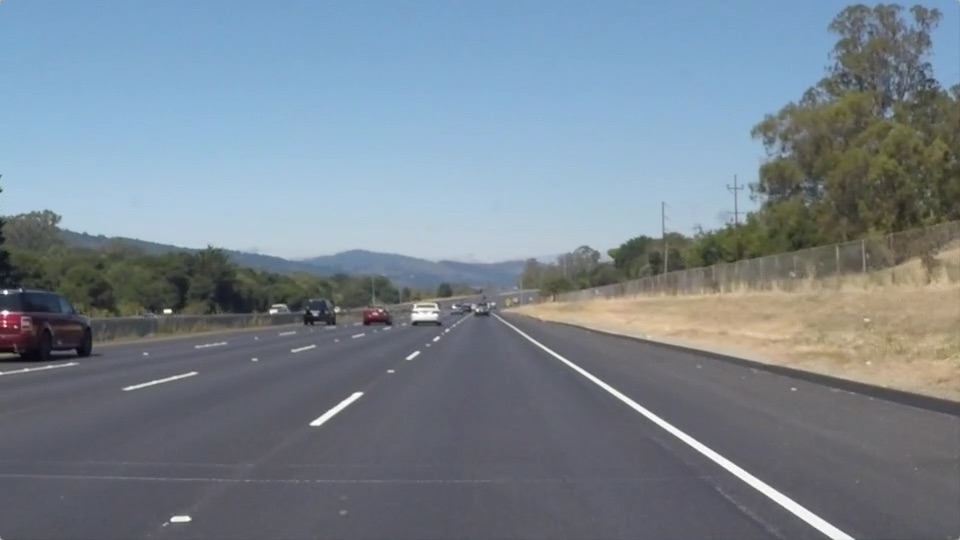
#> input picture resources/sample_data/solidWhiteRight.jpg, 960 x 540 px
$ python -i 10_sobel_magnitude_thresholding.py   (imports and definitions only)   (older library calls are emulated)
#> lines starting #> are read from the running program, lines starting #| are printed output that depends on the picture
import cv2
import numpy as np


def mag_thresh(img, sobel_kernel=3, mag_thresh=(0, 255)):
    # Apply the following steps to img
    # 1) Convert to grayscale
#> called with sobel_kernel = 3, mag_thresh = (0, 255)
    gray = cv2.cvtColor(img, cv2.COLOR_RGB2GRAY)
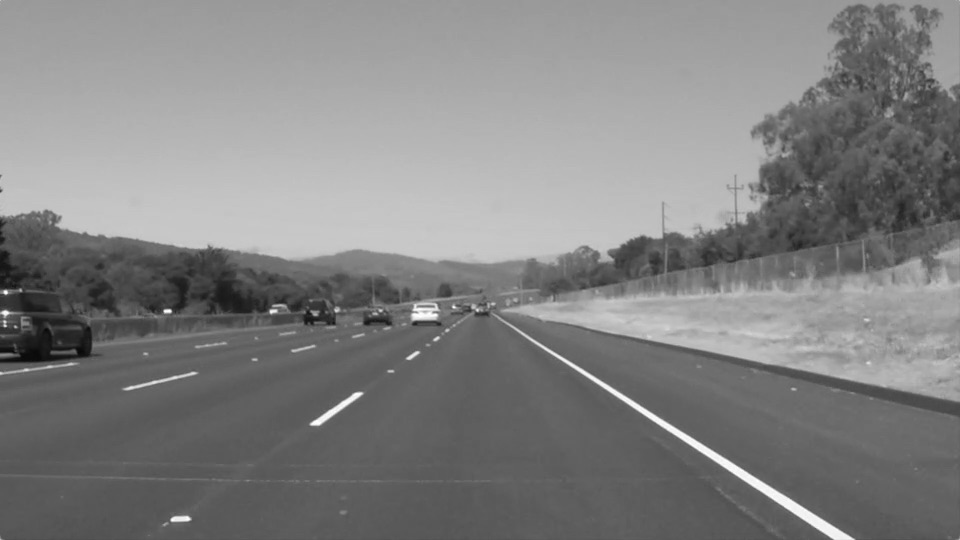
#> gray: shape (540, 960); min 8, max 255, mean 130.1
    # 2) Take the gradient in x and y separately
    sobelx = cv2.Sobel(gray, cv2.CV_64F, *[1, 0], ksize=sobel_kernel)
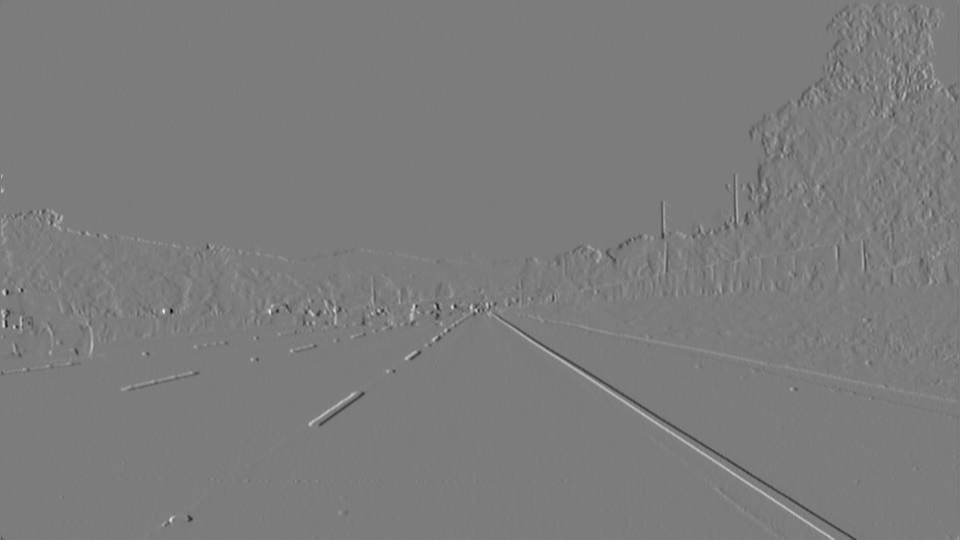
#> sobelx: shape (540, 960) float64; min -569, max 594, mean 0; drawn with min black and max white
    sobely = cv2.Sobel(gray, cv2.CV_64F, *[0, 1], ksize=sobel_kernel)
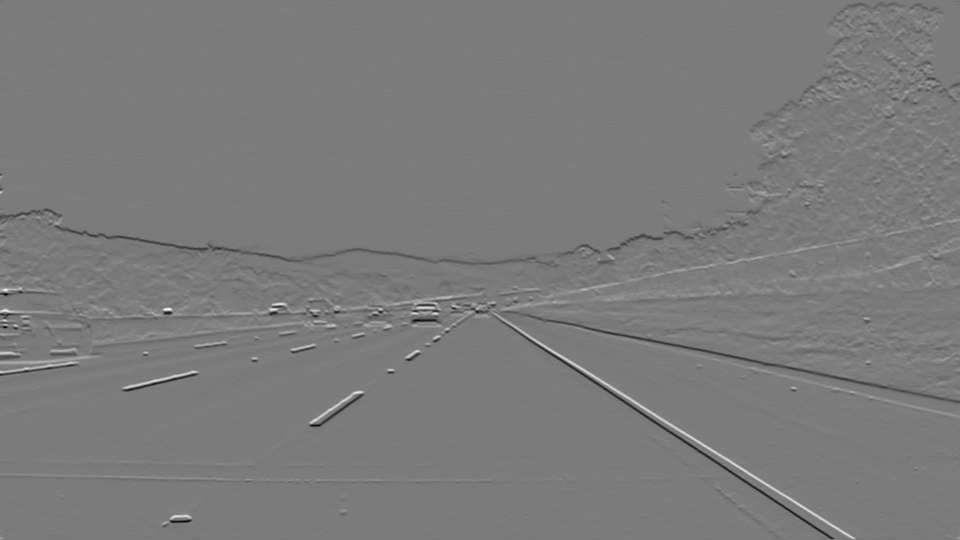
#> sobely: shape (540, 960) float64; min -595, max 630, mean -0.9; drawn with min black and max white

    # 3) Calculate the magnitude
    magnitude = np.sqrt(sobelx ** 2 + sobely ** 2)
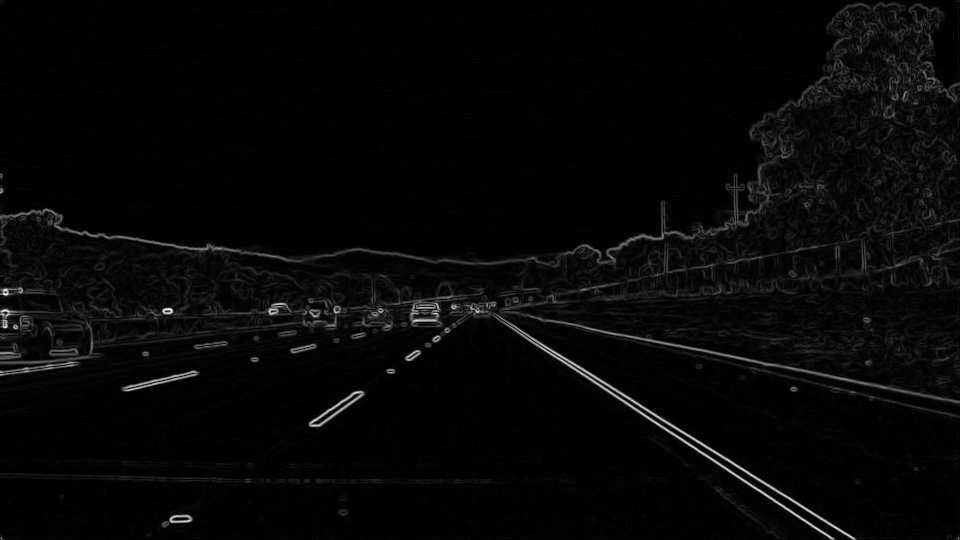
#> magnitude: shape (540, 960) float64; min 0, max 634.8, mean 18.5; drawn with min black and max white
    # 4) Scale to 8-bit (0 - 255) and convert to type = np.uint8

    scaled_sobel = np.uint8(255 * magnitude / np.max(magnitude))
    # 5) Create a binary mask where mag thresholds are met
    sbinary = np.zeros_like(scaled_sobel)
    sbinary[(scaled_sobel >= mag_thresh[0]) & (scaled_sobel <= mag_thresh[1])] = 1
    binary_output = np.copy(sbinary)  # Remove this line
    return binary_output

>>> import cv2
>>> picture = cv2.cvtColor(cv2.imread('../sample_data/solidWhiteRight.jpg'), cv2.COLOR_BGR2RGB)
>>> result = mag_thresh(picture)
#> result: shape (540, 960); every value is 1
